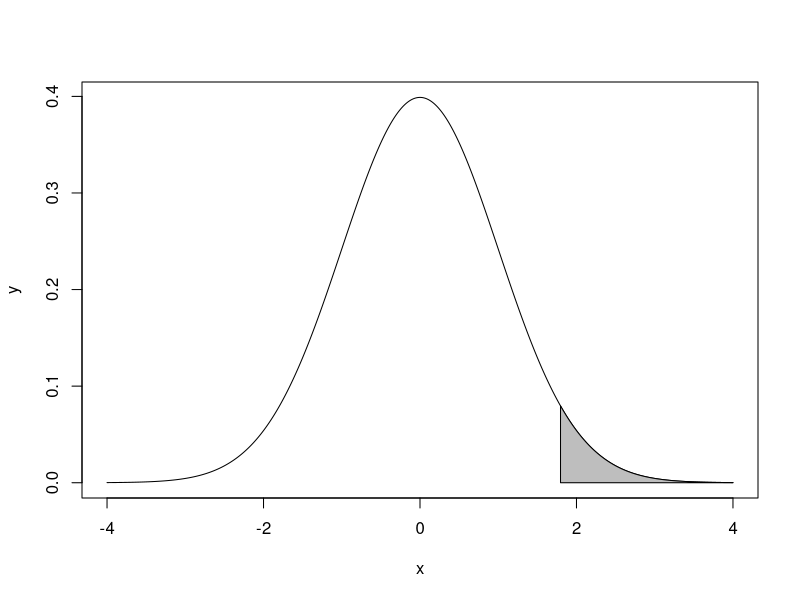

Write R code to recreate this figure.
# Page no 251

Preop <- c(22, 63.3, 96, 9.2, 3.1, 50, 33, 69, 64, 18.8, 0, 34)
Postop <- c(63.5, 91.5, 59, 37.8, 10.1, 19.6, 41, 87.8, 86, 55, 88, 40)
diff <- Postop - Preop
variance <- var(diff)
data <- data.frame(Preop, Postop, diff)
data
diff.hypothesis <- 0

alpha <- 0.05
df <- length(diff)-1
t_critical <- qt(1-alpha,df)
t_critical

test.statistic <- (mean(diff) - diff.hypothesis)/sqrt(variance/length(diff))
test.statistic

x = seq (-4 ,4, length =10000)
y = dnorm (x,0,1)
plot (x,y,type = "l")

x = seq (t_critical ,4 , length =10000)
y = dnorm (x,0,1)
rejection.region <- polygon (c(t_critical,x ,4) ,c(0,y ,0) ,col=" gray ")

pvalue <- 1-pt(test.statistic,df)
pvalue <- round(pvalue,3)
pvalue

decision <- "Reject"
decision
